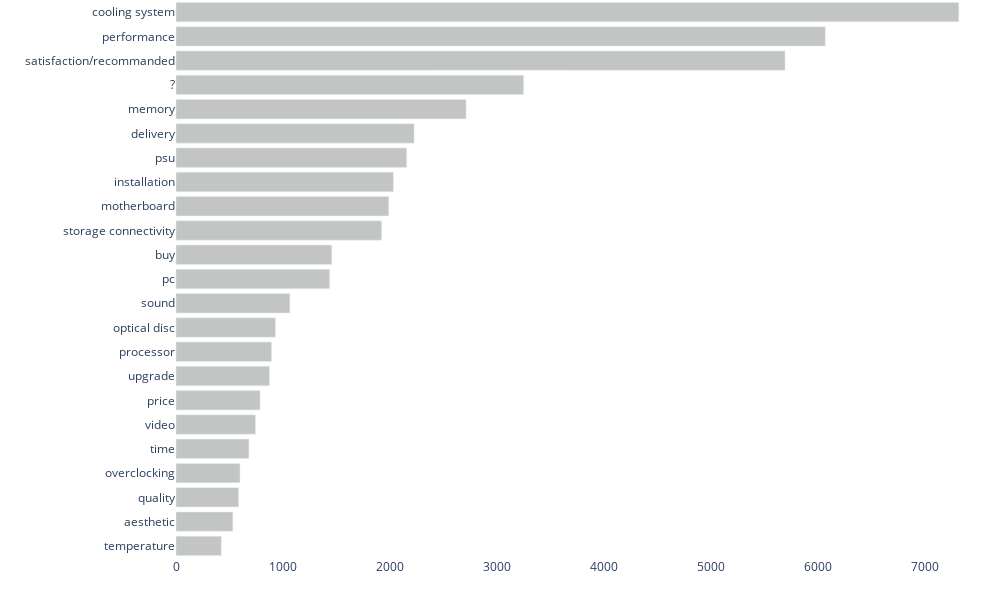

The cell this chart's notebook holds for it:
### Markdown cell above
## Topics

### Code cell
count = Counter()
for x in reviews_df["topics"].values:
    topics = set(["T" + str(y["topic"]) for y in x])
    count.update(topics)

topics_count = pd.DataFrame(count.items(), columns=["topic", "count"])
topics_count["topic"] = (
    topics_count["topic"].apply(lambda x: topic_mapping[x]).astype("category")
)
topics_count = pd.DataFrame(topics_count.groupby("topic")["count"].sum()).reset_index()

order = topics_count.sort_values(by="count", ascending=False)
order = order.reset_index()["topic"]

fig1 = px.bar(
    topics_count,
    y="topic",
    x="count",
    color_discrete_sequence=[secondary_color],
    category_orders=dict(topic=order),
    width=1000,
    height=600,
)
fig1.update_xaxes(showgrid=False, title_text="")
fig1.update_yaxes(showgrid=False, title_text="")
fig1.update_layout({"margin": dict(l=0, t=0, r=0, b=0)})

fig1.update_layout(
    {
        "plot_bgcolor": "rgba(0, 0, 0, 0)",
        "paper_bgcolor": "rgba(0, 0, 0, 0)",
    }
)

# cambiare colori editor per salvare il grafico
fig1.write_image("../output/topics.png")

print("TODO: count as 1 the aggregated topics!")
fig1

### Figure 1 — Plotly figure (JSON) as saved in the notebook; plotly's stock layout.template omitted (floating-point values rounded to 4 significant figures)
{"data": [{"alignmentgroup": "True", "hovertemplate": "count=%{x}<br>topic=%{y}<extra></extra>", "legendgroup": "", "marker": {"color": "#C3C5C5", "pattern": {"shape": ""}}, "name": "", "offsetgroup": "", "orientation": "h", "showlegend": false, "textposition": "auto", "x": [3247, 531, 1455, 7312, 2224, 2031, 2710, 1987, 929, 598, 1435, 6065, 785, 893, 2155, 585, 5689, 1064, 1921, 423, 681, 873, 743], "xaxis": "x", "y": ["?", "aesthetic", "buy", "cooling system", "delivery", "installation", "memory", "motherboard", "optical disc", "overclocking", "pc", "performance", "price", "processor", "psu", "quality", "satisfaction/recommanded", "sound", "storage connectivity", "temperature", "time", "upgrade", "video"], "yaxis": "y", "type": "bar"}], "layout": {"xaxis": {"anchor": "y", "domain": [0.0, 1.0], "title": {"text": ""}, "showgrid": false}, "yaxis": {"anchor": "x", "domain": [0.0, 1.0], "title": {"text": ""}, "categoryorder": "array", "categoryarray": ["temperature", "aesthetic", "quality", "overclocking", "time", "video", "price", "upgrade", "processor", "optical disc", "sound", "pc", "buy", "storage connectivity", "motherboard", "installation", "psu", "delivery", "memory", "?", "satisfaction/recommanded", "performance", "cooling system"], "showgrid": false}, "legend": {"tracegroupgap": 0}, "margin": {"t": 0, "l": 0, "r": 0, "b": 0}, "barmode": "relative", "height": 600, "width": 1000, "plot_bgcolor": "rgba(0, 0, 0, 0)", "paper_bgcolor": "rgba(0, 0, 0, 0)"}}
